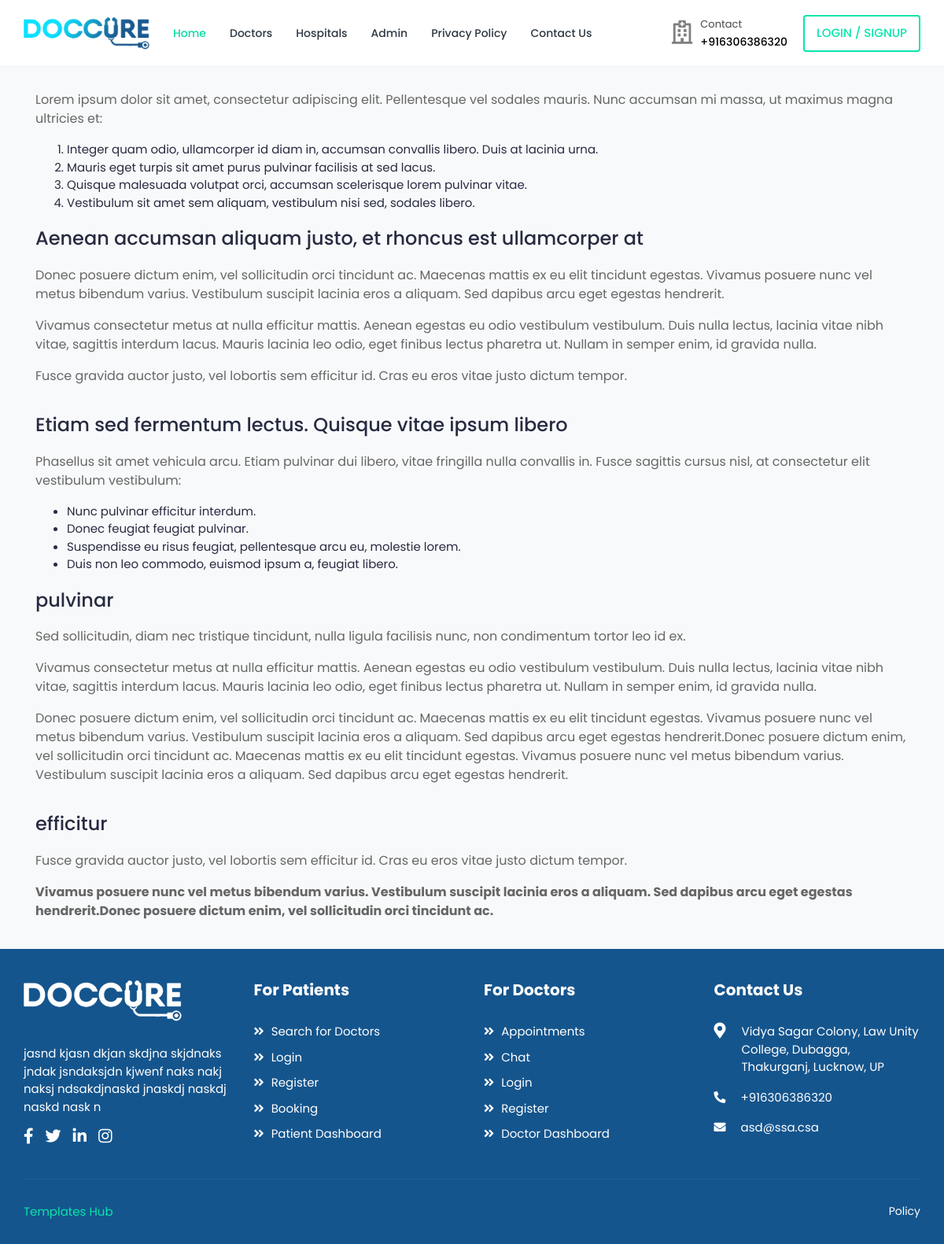
Screenshot of /privacy-policy with the database file from the repository.
### home/models.py (models this page shows)
class SiteDetail(models.Model):
    logo = models.ImageField(upload_to="site/")
    footer_logo = models.ImageField(upload_to="site/", blank=True, null=True)
    phone = models.CharField(max_length=13)
    description = models.CharField(max_length=700)
    email = models.EmailField()
    description_header = models.CharField(max_length=70)
    footer_description = models.CharField(max_length=400)
    address = models.CharField(max_length=300)
    insta_link = models.URLField()
    linkedin_link = models.URLField()
    fb_link = models.URLField()
    twitter_link = models.URLField()

### home/views.py (the view)
# urls.py: path("privacy-policy", views.privacy_policy, name="privacy-policy"),
def privacy_policy(request):
    return render(
        request,
        "home/privacy-policy.html",
        {
            "hospitals": Hospital.objects.all(),
            "detail": SiteDetail.objects.last(),
            "specialities": Speciality.objects.all(),
            "searching_hospitals": True,
        },
    )

### templates/home/privacy-policy.html (shortened to what this page needs)
{% extends "base.html" %} {% block body %}
{% load static %}
<div class="content">
	<div class="container">
		<div class="row">
			<div class="col-12">
				<div class="terms-content">
					<div class="terms-text">
						<p>Lorem ipsum dolor sit amet, consectetur adipiscing elit. Pellentesque vel sodales mauris. Nunc accumsan mi massa, ut maximus magna ultricies et:</p>
						<ol>
							<li>Integer quam odio, ullamcorper id diam in, accumsan convallis libero. Duis at lacinia urna.</li>
							<li>Mauris eget turpis sit amet purus pulvinar facilisis at sed lacus.</li>
							<li>Quisque malesuada volutpat orci, accumsan scelerisque lorem pulvinar vitae.</li>
							<li>Vestibulum sit amet sem aliquam, vestibulum nisi sed, sodales libero.</li>
						</ol>
					</div>
					<div class="terms-text">
						<h4>Aenean accumsan aliquam justo, et rhoncus est ullamcorper at</h4>
						<p>Donec posuere dictum enim, vel sollicitudin orci tincidunt ac. Maecenas mattis ex eu elit tincidunt egestas. Vivamus posuere nunc vel metus bibendum varius. Vestibulum suscipit lacinia eros a aliquam. Sed dapibus arcu eget egestas hendrerit.</p>
						<p>Vivamus consectetur metus at nulla efficitur mattis. Aenean egestas eu odio vestibulum vestibulum. Duis nulla lectus, lacinia vitae nibh vitae, sagittis interdum lacus. Mauris lacinia leo odio, eget finibus lectus pharetra ut. Nullam in semper enim, id gravida nulla.</p>
						<p>Fusce gravida auctor justo, vel lobortis sem efficitur id. Cras eu eros vitae justo dictum tempor.</p>
					</div>
					<div class="terms-text">
						<h4>Etiam sed fermentum lectus. Quisque vitae ipsum libero</h4>
						<p>Phasellus sit amet vehicula arcu. Etiam pulvinar dui libero, vitae fringilla nulla convallis in. Fusce sagittis cursus nisl, at consectetur elit vestibulum vestibulum:</p>
						<ul>
							<li>Nunc pulvinar efficitur interdum.</li>
							<li>Donec feugiat feugiat pulvinar.</li>
							<li>Suspendisse eu risus feugiat, pellentesque arcu eu, molestie lorem. </li>
							<li>Duis non leo commodo, euismod ipsum a, feugiat libero.</li>
						</ul>
					</div>
					<div class="terms-text">
						<h4>pulvinar</h4>
						<p>Sed sollicitudin, diam nec tristique tincidunt, nulla ligula facilisis nunc, non condimentum tortor leo id ex.</p>
						<p>Vivamus consectetur metus at nulla efficitur mattis. Aenean egestas eu odio vestibulum vestibulum. Duis nulla lectus, lacinia vitae nibh vitae, sagittis interdum lacus. Mauris lacinia leo odio, eget finibus lectus pharetra ut. Nullam in semper enim, id gravida nulla.</p>
						<p>Donec posuere dictum enim, vel sollicitudin orci tincidunt ac. Maecenas mattis ex eu elit tincidunt egestas. Vivamus posuere nunc vel metus bibendum varius. Vestibulum suscipit lacinia eros a aliquam. Sed dapibus arcu eget egestas hendrerit.Donec posuere dictum enim, vel sollicitudin orci tincidunt ac. Maecenas mattis ex eu elit tincidunt egestas. Vivamus posuere nunc vel metus bibendum varius. Vestibulum suscipit lacinia eros a aliquam. Sed dapibus arcu eget egestas hendrerit.</p>
					</div>
					<div class="terms-text">
						<h4>efficitur</h4>
						<p>Fusce gravida auctor justo, vel lobortis sem efficitur id. Cras eu eros vitae justo dictum tempor.</p>
						<p><strong>Vivamus posuere nunc vel metus bibendum varius. Vestibulum suscipit lacinia eros a aliquam. Sed dapibus arcu eget egestas hendrerit.Donec posuere dictum enim, vel sollicitudin orci tincidunt ac.</strong></p>
					</div>
				</div>
			</div>
		</div>
	</div>
</div>
{% endblock %}

### templates/base.html (shortened to what this page needs)
<!DOCTYPE html>
<html lang="en">
{% load static %}
<head>
		<link rel="stylesheet" href="{% static 'assets/css/bootstrap.min.css' %}">
		<link rel="stylesheet" href="{% static 'assets/plugins/fontawesome/css/fontawesome.min.css' %}">
		<link rel="stylesheet" href="{% static 'assets/plugins/fontawesome/css/all.min.css' %}">
		<link rel="stylesheet" href="{% static 'assets/css/style.css' %}">
	</head>
	<body>
		<div class="main-wrapper">
			<header class="header">
				<nav class="navbar navbar-expand-lg header-nav">
					<div class="navbar-header">
						<a href="/" class="navbar-brand logo">
							<img src="{{detail.logo.url}}" class="img-fluid" alt="Logo">
						</a>
					</div>
					<div class="main-menu-wrapper">
						<ul class="main-nav">
							<li class="active">
								<a href="{% url 'home:home' %}">Home</a>
							</li>
							<li class="has-submenu">
								<a href="{% url 'home:all-doctor-list' %}">Doctors </a>
							</li>
							<li class="has-submenu">
								<a href="{% url 'home:all-hospital-list' %}">Hospitals </a>
							</li>
							<li>
								<a href="/admin">Admin</a>
							</li>
              				<li>
								<a href="{% url 'home:privacy-policy' %}">Privacy Policy</a>
							</li>
							<li>
								<a href="{% url 'home:contact-us' %}">Contact Us</a>
							</li>
						</ul>
					</div>
					<ul class="nav header-navbar-rht">
						<li class="nav-item contact-item">
							<div class="header-contact-img">
								<i class="far fa-hospital"></i>
							</div>
							<div class="header-contact-detail">
								<p class="contact-header">Contact</p>
								<p class="contact-info-header"> {{detail.phone}}</p>
							</div>
						</li>
						<li class="nav-item">
							<a class="nav-link header-login" href="login.html">login / Signup </a>
						</li>
					</ul>
				</nav>
			</header>
      {% block body %}
      {% endblock body %}
			<footer class="footer">
				<div class="footer-top">
					<div class="container-fluid">
						<div class="row">
							<div class="col-lg-3 col-md-6">
								<div class="footer-widget footer-about">
									<div class="footer-logo">
                    <img src="{% if detail.footer_logo %}{{detail.footer_logo.url}}{% else %}{{detail.logo.url}} {% endif %} " class="img-fluid" alt="Logo">
									</div>
									<div class="footer-about-content">
										<p>{{detail.footer_description}} </p>
										<div class="social-icon">
											<ul>
												<li>
													<a href="{{detail.fb_link}}" target="_blank"><i class="fab fa-facebook-f"></i> </a>
												</li>
												<li>
													<a href="{{detail.twitter_link}}" target="_blank"><i class="fab fa-twitter"></i> </a>
												</li>
												<li>
													<a href="{{detail.linkedin_link}}" target="_blank"><i class="fab fa-linkedin-in"></i></a>
												</li>
												<li>
													<a href="{{detail.insta_link}}" target="_blank"><i class="fab fa-instagram"></i></a>
												</li>
											</ul>
										</div>
									</div>
								</div>
							</div>
							<div class="col-lg-3 col-md-6">
								<div class="footer-widget footer-menu">
									<h2 class="footer-title">For Patients</h2>
									<ul>
										<li><a href=""><i class="fas fa-angle-double-right"></i> Search for Doctors</a></li>
										<li><a href=""><i class="fas fa-angle-double-right"></i> Login</a></li>
										<li><a href=""><i class="fas fa-angle-double-right"></i> Register</a></li>
										<li><a href=""><i class="fas fa-angle-double-right"></i> Booking</a></li>
										<li><a href=""><i class="fas fa-angle-double-right"></i> Patient Dashboard</a></li>
									</ul>
								</div>
							</div>
							<div class="col-lg-3 col-md-6">
								<div class="footer-widget footer-menu">
									<h2 class="footer-title">For Doctors</h2>
									<ul>
										<li><a href=""><i class="fas fa-angle-double-right"></i> Appointments</a></li>
										<li><a href=""><i class="fas fa-angle-double-right"></i> Chat</a></li>
										<li><a href=""><i class="fas fa-angle-double-right"></i> Login</a></li>
										<li><a href=""><i class="fas fa-angle-double-right"></i> Register</a></li>
										<li><a href=""><i class="fas fa-angle-double-right"></i> Doctor Dashboard</a></li>
									</ul>
								</div>
							</div>
							<div class="col-lg-3 col-md-6">
								<div class="footer-widget footer-contact">
									<h2 class="footer-title">Contact Us</h2>
									<div class="footer-contact-info">
										<div class="footer-address">
											<span><i class="fas fa-map-marker-alt"></i></span>
											<p> {{detail.address}}</p>
										</div>
										<p>
											<i class="fas fa-phone-alt"></i>
											{{detail.phone}}
										</p>
										<p class="mb-0">
											<i class="fas fa-envelope"></i>
											{{detail.email}}
										</p>
									</div>
								</div>
							</div>
						</div>
					</div>
				</div>
        <div class="footer-bottom">
					<div class="container-fluid">
						<div class="copyright">
							<div class="row">
								<div class="col-md-6 col-lg-6">
									<div class="copyright-text">
										<p class="mb-0"><a href="">Templates Hub</a></p>
									</div>
								</div>
								<div class="col-md-6 col-lg-6">
									<div class="copyright-menu">
										<ul class="policy-menu">
											<li><a href="{% url 'home:privacy-policy' %}">Policy</a></li>
										</ul>
									</div>
								</div>
							</div>
						</div>
					</div>
				</div>
			</footer>
	   </div>
	</body>
</html>

### rows the page displays
SiteDetail: logo (picture), phone "+916306386320", footer_logo (picture), footer_description "jasnd kjasn dkjan skdjna skjdnaks jndak jsndaksjdn kjwenf naks nakj naksj ndsakdjnaskd jnaskdj naskdj naskd nask n", address "Vidya Sagar Colony, Law Unity College, Dubagga, Thakurganj, Lucknow, UP", email "asd@ssa.csa"
